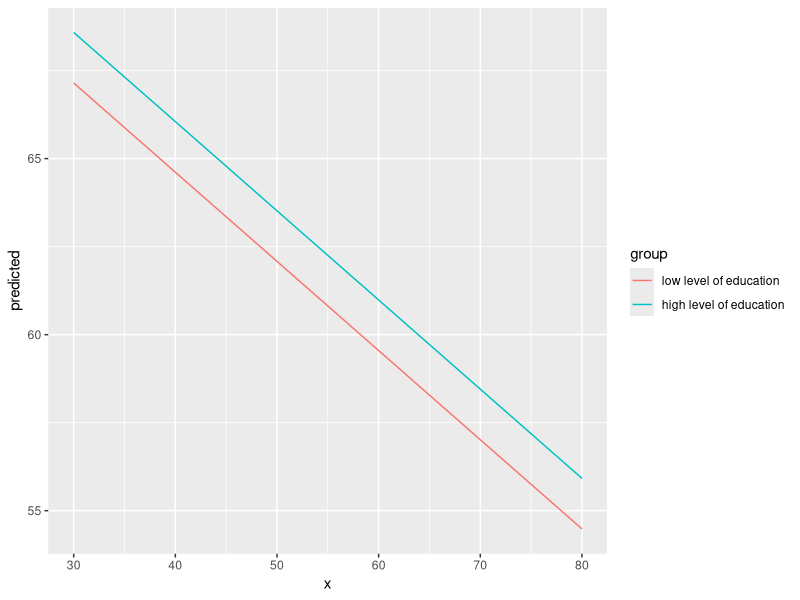
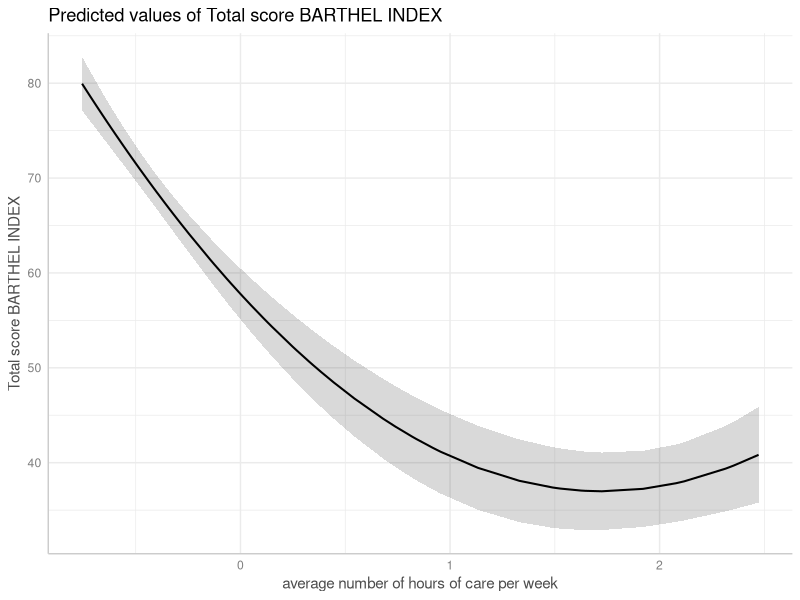
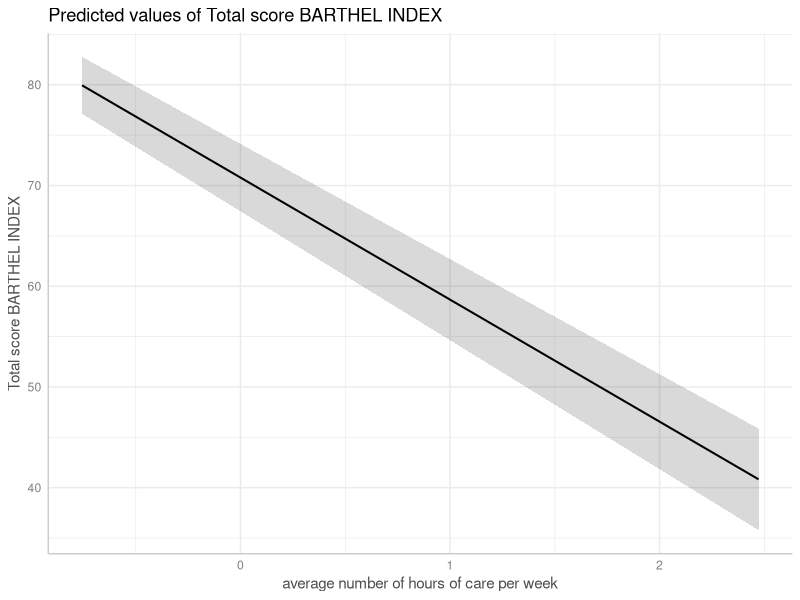
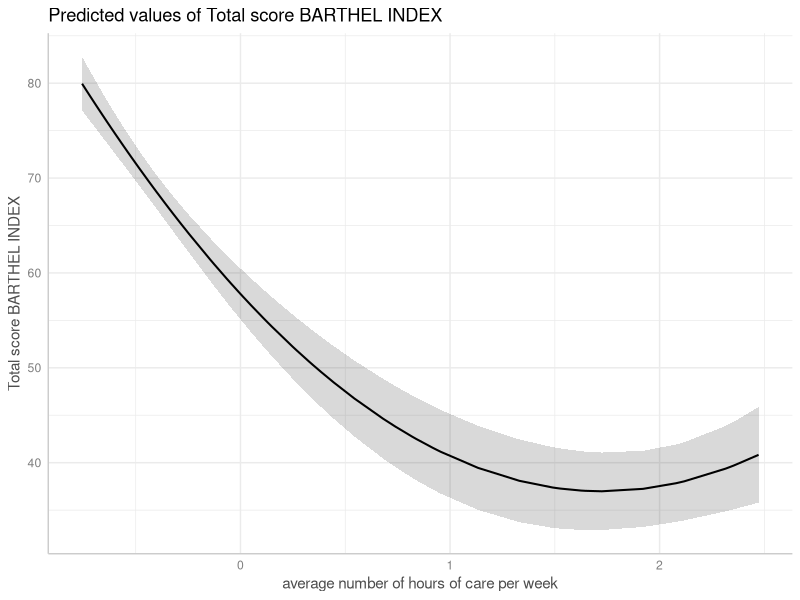

The R script that drew these images, in order:
## ---- chunk 1
knitr::opts_chunk$set(collapse = TRUE, comment = "#>", dev = "png", fig.width = 7, fig.height = 4, message = FALSE, warning = FALSE)
options(width = 800, tibble.width = Inf)
## ---- chunk 2
library(ggeffects)
library(ggplot2)
data(efc)
fit <- lm(barthtot ~ c12hour + neg_c_7 + c161sex + c172code, data = efc)

mydf <- ggpredict(fit, terms = c("c12hour [30:80]", "c172code [1,3]"))
mydf
ggplot(mydf, aes(x, predicted, colour = group)) + geom_line()
## ---- chunk 3
data(mtcars)
mpg_model <- lm(mpg ~ log(hp), data = mtcars)

# x-values and predictions based on the log(hp)-values
ggpredict(mpg_model, "hp")

# x-values and predictions based on hp-values from 50 to 150
ggpredict(mpg_model, "hp [50:150]")
## ---- chunk 4
# x-values and predictions based on exponentiated hp-values
ggpredict(mpg_model, "hp [exp]")
## ---- chunk 5
library(sjmisc)
data(efc)
efc$c12hour <- std(efc$c12hour)
m <- lm(barthtot ~ c12hour + I(c12hour^2) + neg_c_7 + c160age + c172code, data = efc)

me <- ggpredict(m, terms = "c12hour")
plot(me)
## ---- chunk 6
me <- ggpredict(m, terms = "c12hour [range]")
plot(me)
## ---- chunk 7
me <- ggpredict(m, terms = "c12hour", pretty = FALSE)
plot(me)
## ---- chunk 8
data (mtcars)
mpg_model <- lm(mpg ~ log(hp) + disp, data = mtcars)

# "disp" is hold constant at its mean
ggpredict(mpg_model, "hp [exp]")

# "disp" is hold constant at value 200
ggpredict(mpg_model, "hp [exp]", condition = c(disp = 200))
